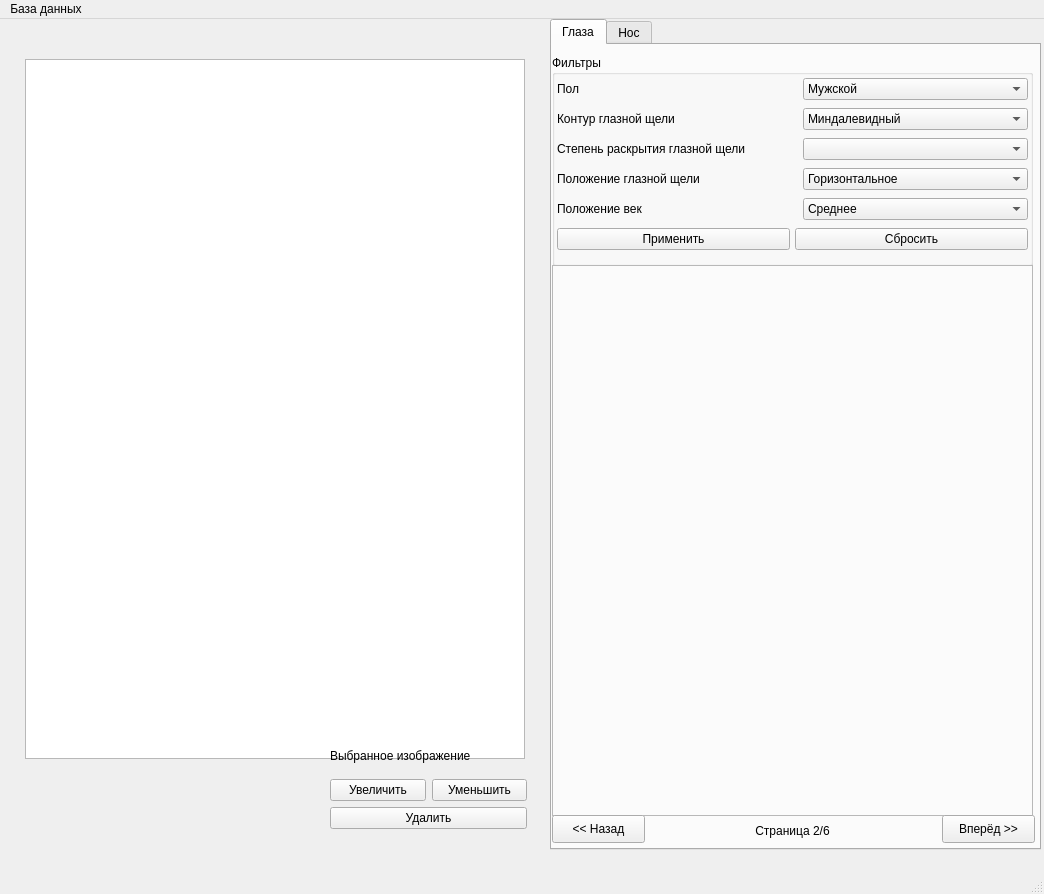
<?xml version="1.0" encoding="UTF-8"?>
<ui version="4.0">
 <class>MainWindow</class>
 <widget class="QMainWindow" name="MainWindow">
  <property name="geometry">
   <rect>
    <x>0</x>
    <y>0</y>
    <width>1044</width>
    <height>894</height>
   </rect>
  </property>
  <property name="windowTitle">
   <string>Фоторобот</string>
  </property>
  <widget class="QWidget" name="centralwidget">
   <widget class="QTabWidget" name="tabs">
    <property name="geometry">
     <rect>
      <x>550</x>
      <y>0</y>
      <width>491</width>
      <height>831</height>
     </rect>
    </property>
    <property name="currentIndex">
     <number>0</number>
    </property>
    <widget class="QWidget" name="eyes_tab">
     <attribute name="title">
      <string>Глаза</string>
     </attribute>
     <widget class="QWidget" name="layoutWidget">
      <property name="geometry">
       <rect>
        <x>0</x>
        <y>10</y>
        <width>481</width>
        <height>211</height>
       </rect>
      </property>
      <layout class="QVBoxLayout" name="tab_v_layout">
       <item>
        <widget class="QGroupBox" name="filters_group_box">
         <property name="minimumSize">
          <size>
           <width>0</width>
           <height>0</height>
          </size>
         </property>
         <property name="title">
          <string>Фильтры</string>
         </property>
         <widget class="QWidget" name="layoutWidget">
          <property name="geometry">
           <rect>
            <x>5</x>
            <y>20</y>
            <width>471</width>
            <height>181</height>
           </rect>
          </property>
          <layout class="QVBoxLayout" name="filters_v_layout">
           <property name="spacing">
            <number>5</number>
           </property>
           <item>
            <layout class="QHBoxLayout" name="filter_h_layout">
             <property name="spacing">
              <number>20</number>
             </property>
             <item>
              <widget class="QLabel" name="property_label">
               <property name="text">
                <string>Пол</string>
               </property>
              </widget>
             </item>
             <item>
              <widget class="QComboBox" name="property_combo">
               <property name="editable">
                <bool>false</bool>
               </property>
               <property name="currentText">
                <string>Мужской</string>
               </property>
               <item>
                <property name="text">
                 <string>Мужской</string>
                </property>
               </item>
               <item>
                <property name="text">
                 <string>Женский</string>
                </property>
               </item>
              </widget>
             </item>
            </layout>
           </item>
           <item>
            <layout class="QHBoxLayout" name="filter2_h_layout">
             <property name="spacing">
              <number>20</number>
             </property>
             <item>
              <widget class="QLabel" name="gender_label_2">
               <property name="text">
                <string>Контур глазной щели</string>
               </property>
              </widget>
             </item>
             <item>
              <widget class="QComboBox" name="countour_eye">
               <property name="editable">
                <bool>false</bool>
               </property>
               <property name="currentText">
                <string>Миндалевидный</string>
               </property>
               <item>
                <property name="text">
                 <string>Миндалевидный</string>
                </property>
               </item>
               <item>
                <property name="text">
                 <string>Сегментоидный</string>
                </property>
               </item>
               <item>
                <property name="text">
                 <string>Круглый</string>
                </property>
               </item>
              </widget>
             </item>
            </layout>
           </item>
           <item>
            <layout class="QHBoxLayout" name="filter3_h_layout">
             <property name="spacing">
              <number>20</number>
             </property>
             <item>
              <widget class="QLabel" name="gender_label_3">
               <property name="text">
                <string>Степень раскрытия глазной щели</string>
               </property>
              </widget>
             </item>
             <item>
              <widget class="QComboBox" name="openin_eye_fissure">
               <property name="editable">
                <bool>false</bool>
               </property>
               <property name="currentText">
                <string/>
               </property>
              </widget>
             </item>
            </layout>
           </item>
           <item>
            <layout class="QHBoxLayout" name="filter4_h_layout">
             <property name="spacing">
              <number>20</number>
             </property>
             <item>
              <widget class="QLabel" name="gender_label_4">
               <property name="text">
                <string>Положение глазной щели</string>
               </property>
              </widget>
             </item>
             <item>
              <widget class="QComboBox" name="comboBox_4">
               <property name="editable">
                <bool>false</bool>
               </property>
               <property name="currentText">
                <string>Горизонтальное</string>
               </property>
               <item>
                <property name="text">
                 <string>Горизонтальное</string>
                </property>
               </item>
               <item>
                <property name="text">
                 <string>Косовнутреннее</string>
                </property>
               </item>
               <item>
                <property name="text">
                 <string>Косонаружное</string>
                </property>
               </item>
              </widget>
             </item>
            </layout>
           </item>
           <item>
            <layout class="QHBoxLayout" name="filter5_h_layout">
             <property name="spacing">
              <number>20</number>
             </property>
             <item>
              <widget class="QLabel" name="gender_label_5">
               <property name="text">
                <string>Положение век</string>
               </property>
              </widget>
             </item>
             <item>
              <widget class="QComboBox" name="comboBox_5">
               <property name="editable">
                <bool>false</bool>
               </property>
               <property name="currentText">
                <string>Среднее</string>
               </property>
               <item>
                <property name="text">
                 <string>Среднее</string>
                </property>
               </item>
               <item>
                <property name="text">
                 <string>1</string>
                </property>
               </item>
               <item>
                <property name="text">
                 <string>2</string>
                </property>
               </item>
              </widget>
             </item>
            </layout>
           </item>
           <item>
            <layout class="QHBoxLayout" name="f_buttons_layout">
             <item>
              <widget class="QPushButton" name="f_apply_button">
               <property name="text">
                <string>Применить</string>
               </property>
              </widget>
             </item>
             <item>
              <widget class="QPushButton" name="f_reset_button">
               <property name="text">
                <string>Сбросить</string>
               </property>
              </widget>
             </item>
            </layout>
           </item>
          </layout>
         </widget>
        </widget>
       </item>
      </layout>
     </widget>
     <widget class="QFrame" name="list_frame">
      <property name="geometry">
       <rect>
        <x>0</x>
        <y>220</y>
        <width>481</width>
        <height>551</height>
       </rect>
      </property>
      <property name="frameShape">
       <enum>QFrame::StyledPanel</enum>
      </property>
      <property name="frameShadow">
       <enum>QFrame::Raised</enum>
      </property>
     </widget>
     <widget class="QPushButton" name="back_button">
      <property name="geometry">
       <rect>
        <x>0</x>
        <y>770</y>
        <width>93</width>
        <height>28</height>
       </rect>
      </property>
      <property name="text">
       <string>&lt;&lt; Назад</string>
      </property>
     </widget>
     <widget class="QPushButton" name="next_button">
      <property name="geometry">
       <rect>
        <x>390</x>
        <y>770</y>
        <width>93</width>
        <height>28</height>
       </rect>
      </property>
      <property name="text">
       <string>Вперёд &gt;&gt;</string>
      </property>
     </widget>
     <widget class="QLabel" name="page_number_label">
      <property name="geometry">
       <rect>
        <x>90</x>
        <y>776</y>
        <width>301</width>
        <height>20</height>
       </rect>
      </property>
      <property name="text">
       <string>Страница 2/6</string>
      </property>
      <property name="alignment">
       <set>Qt::AlignCenter</set>
      </property>
     </widget>
    </widget>
    <widget class="QWidget" name="nose_tab">
     <attribute name="title">
      <string>Нос</string>
     </attribute>
    </widget>
   </widget>
   <widget class="QGraphicsView" name="graphicsView">
    <property name="geometry">
     <rect>
      <x>25</x>
      <y>40</y>
      <width>500</width>
      <height>700</height>
     </rect>
    </property>
   </widget>
   <widget class="QWidget" name="">
    <property name="geometry">
     <rect>
      <x>330</x>
      <y>720</y>
      <width>197</width>
      <height>90</height>
     </rect>
    </property>
    <layout class="QVBoxLayout" name="img_layout">
     <item>
      <widget class="QLabel" name="label">
       <property name="text">
        <string>Выбранное изображение</string>
       </property>
      </widget>
     </item>
     <item>
      <layout class="QHBoxLayout" name="horizontalLayout">
       <item>
        <widget class="QPushButton" name="pushButton">
         <property name="text">
          <string>Увеличить</string>
         </property>
        </widget>
       </item>
       <item>
        <widget class="QPushButton" name="pushButton_2">
         <property name="text">
          <string>Уменьшить</string>
         </property>
        </widget>
       </item>
      </layout>
     </item>
     <item>
      <widget class="QPushButton" name="pushButton_3">
       <property name="text">
        <string>Удалить</string>
       </property>
      </widget>
     </item>
    </layout>
   </widget>
  </widget>
  <widget class="QMenuBar" name="menubar">
   <property name="geometry">
    <rect>
     <x>0</x>
     <y>0</y>
     <width>1044</width>
     <height>26</height>
    </rect>
   </property>
   <widget class="QMenu" name="datebase">
    <property name="title">
     <string>База данных</string>
    </property>
    <widget class="QMenu" name="add_element">
     <property name="title">
      <string>Добавить элемент</string>
     </property>
     <addaction name="add_eyes"/>
     <addaction name="add_mouth"/>
     <addaction name="add_nose"/>
     <addaction name="add_hair"/>
     <addaction name="add_eyebrows"/>
     <addaction name="add_chin"/>
     <addaction name="add_moustache"/>
     <addaction name="add_hat"/>
     <addaction name="add_clothes"/>
     <addaction name="add_ears"/>
     <addaction name="add_wrinkles"/>
     <addaction name="add_glasses"/>
    </widget>
    <addaction name="add_element"/>
    <addaction name="delete_element"/>
    <addaction name="edit_element"/>
   </widget>
   <addaction name="datebase"/>
  </widget>
  <widget class="QStatusBar" name="statusbar"/>
  <action name="add_mouth">
   <property name="text">
    <string>Рот</string>
   </property>
  </action>
  <action name="add_nose">
   <property name="text">
    <string>Нос</string>
   </property>
  </action>
  <action name="add_hair">
   <property name="text">
    <string>Волосы</string>
   </property>
  </action>
  <action name="add_eyes">
   <property name="checkable">
    <bool>false</bool>
   </property>
   <property name="text">
    <string>Глаза</string>
   </property>
  </action>
  <action name="add_eyebrows">
   <property name="text">
    <string>Брови</string>
   </property>
  </action>
  <action name="add_chin">
   <property name="text">
    <string>Подбородок</string>
   </property>
  </action>
  <action name="add_moustache">
   <property name="text">
    <string>Усы</string>
   </property>
  </action>
  <action name="add_hat">
   <property name="text">
    <string>Головной убор</string>
   </property>
  </action>
  <action name="add_clothes">
   <property name="text">
    <string>Одежда</string>
   </property>
  </action>
  <action name="add_ears">
   <property name="text">
    <string>Уши</string>
   </property>
  </action>
  <action name="add_wrinkles">
   <property name="text">
    <string>Морщины</string>
   </property>
  </action>
  <action name="add_glasses">
   <property name="text">
    <string>Очки</string>
   </property>
  </action>
  <action name="delete_element">
   <property name="text">
    <string>Удалить элемент</string>
   </property>
  </action>
  <action name="edit_element">
   <property name="text">
    <string>Изменить элемент</string>
   </property>
  </action>
 </widget>
 <resources/>
 <connections/>
</ui>
